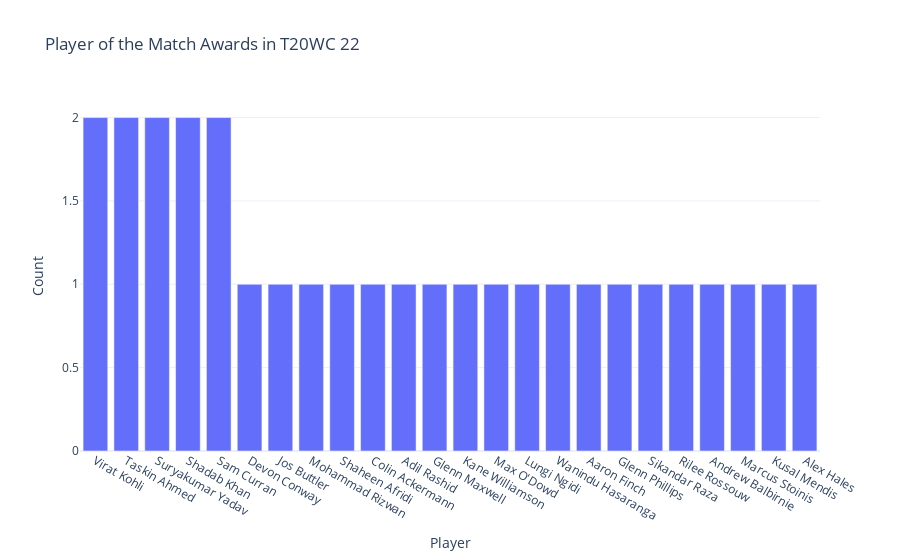

This figure's notebook cell:
### Code cell
#code for plotting ba graph on player of the match award winners with name and count
z=data['player of the match'].value_counts()
x=z.index
y=z.values
figure = px.bar(data,x = x,y= y,title="Player of the Match Awards in T20WC 22",labels={'x':'Player','y':'Count'})
figure.show()

### Figure 1 — Plotly figure (JSON) as saved in the notebook; plotly's stock layout.template omitted (floating-point values rounded to 4 significant figures)
{"data": [{"alignmentgroup": "True", "hovertemplate": "Player=%{x}<br>Count=%{y}<extra></extra>", "legendgroup": "", "marker": {"color": "#636efa", "pattern": {"shape": ""}}, "name": "", "offsetgroup": "", "orientation": "v", "showlegend": false, "textposition": "auto", "type": "bar", "x": ["Virat Kohli", "Taskin Ahmed", "Suryakumar Yadav", "Shadab Khan", "Sam Curran", "Devon Conway", "Jos Buttler", "Mohammad Rizwan", "Shaheen Afridi", "Colin Ackermann", "Adil Rashid", "Glenn Maxwell", "Kane Williamson", "Max O'Dowd", "Lungi Ngidi", "Wanindu Hasaranga", "Aaron Finch", "Glenn Phillips", "Sikandar Raza", "Rilee Rossouw", "Andrew Balbirnie", "Marcus Stoinis", "Kusal Mendis", "Alex Hales"], "xaxis": "x", "y": [2, 2, 2, 2, 2, 1, 1, 1, 1, 1, 1, 1, 1, 1, 1, 1, 1, 1, 1, 1, 1, 1, 1, 1], "yaxis": "y"}], "layout": {"barmode": "relative", "legend": {"tracegroupgap": 0}, "title": {"text": "Player of the Match Awards in T20WC 22"}, "xaxis": {"anchor": "y", "domain": [0, 1], "title": {"text": "Player"}}, "yaxis": {"anchor": "x", "domain": [0, 1], "title": {"text": "Count"}}}}
